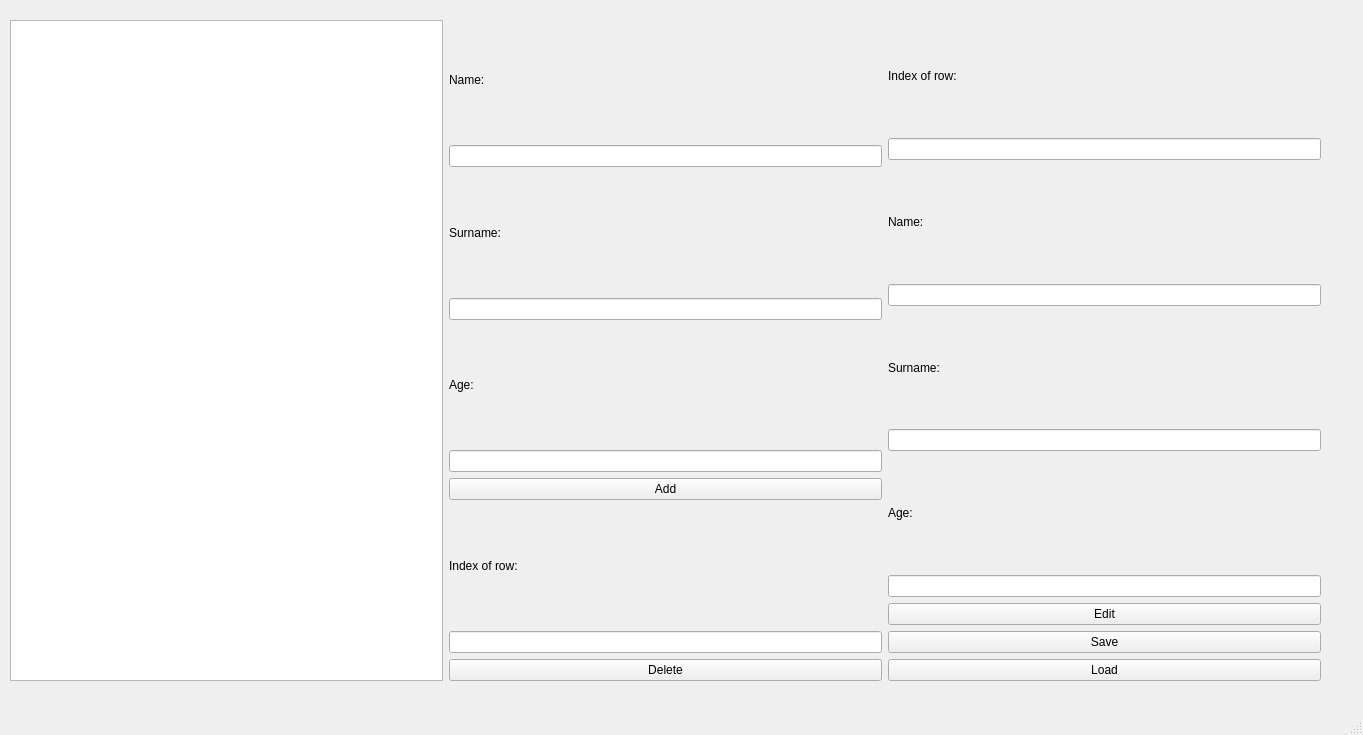
<?xml version="1.0" encoding="UTF-8"?>
<ui version="4.0">
 <class>MainWindow</class>
 <widget class="QMainWindow" name="MainWindow">
  <property name="geometry">
   <rect>
    <x>0</x>
    <y>0</y>
    <width>1363</width>
    <height>735</height>
   </rect>
  </property>
  <property name="windowTitle">
   <string>MainWindow</string>
  </property>
  <widget class="QWidget" name="centralwidget">
   <widget class="QWidget" name="gridLayoutWidget">
    <property name="geometry">
     <rect>
      <x>10</x>
      <y>20</y>
      <width>1311</width>
      <height>661</height>
     </rect>
    </property>
    <layout class="QGridLayout" name="gridLayout">
     <item row="0" column="1">
      <layout class="QVBoxLayout" name="verticalLayout">
       <item>
        <widget class="QLabel" name="label">
         <property name="text">
          <string>Name:</string>
         </property>
        </widget>
       </item>
       <item>
        <widget class="QLineEdit" name="nameLine"/>
       </item>
       <item>
        <widget class="QLabel" name="label_2">
         <property name="text">
          <string>Surname:</string>
         </property>
        </widget>
       </item>
       <item>
        <widget class="QLineEdit" name="surnameLine"/>
       </item>
       <item>
        <widget class="QLabel" name="label_3">
         <property name="text">
          <string>Age:</string>
         </property>
        </widget>
       </item>
       <item>
        <widget class="QLineEdit" name="ageLine"/>
       </item>
       <item>
        <widget class="QPushButton" name="addButton">
         <property name="text">
          <string>Add</string>
         </property>
        </widget>
       </item>
       <item>
        <widget class="QLabel" name="label_4">
         <property name="text">
          <string>Index of row:</string>
         </property>
        </widget>
       </item>
       <item>
        <widget class="QLineEdit" name="indexLine"/>
       </item>
       <item>
        <widget class="QPushButton" name="deleteButton">
         <property name="text">
          <string>Delete</string>
         </property>
        </widget>
       </item>
      </layout>
     </item>
     <item row="0" column="0">
      <widget class="QTableView" name="tableView"/>
     </item>
     <item row="0" column="2">
      <layout class="QVBoxLayout" name="verticalLayout_3">
       <item>
        <widget class="QLabel" name="label_8">
         <property name="text">
          <string>Index of row:</string>
         </property>
        </widget>
       </item>
       <item>
        <widget class="QLineEdit" name="indexLine_2"/>
       </item>
       <item>
        <widget class="QLabel" name="label_5">
         <property name="text">
          <string>Name:</string>
         </property>
        </widget>
       </item>
       <item>
        <widget class="QLineEdit" name="nameLine_2"/>
       </item>
       <item>
        <widget class="QLabel" name="label_6">
         <property name="text">
          <string>Surname:</string>
         </property>
        </widget>
       </item>
       <item>
        <widget class="QLineEdit" name="surnameLine_2"/>
       </item>
       <item>
        <widget class="QLabel" name="label_7">
         <property name="text">
          <string>Age:</string>
         </property>
        </widget>
       </item>
       <item>
        <widget class="QLineEdit" name="ageLine_2"/>
       </item>
       <item>
        <widget class="QPushButton" name="editButton">
         <property name="text">
          <string>Edit</string>
         </property>
        </widget>
       </item>
       <item>
        <layout class="QVBoxLayout" name="verticalLayout_2">
         <item>
          <widget class="QPushButton" name="saveButton">
           <property name="text">
            <string>Save</string>
           </property>
          </widget>
         </item>
         <item>
          <widget class="QPushButton" name="loadButton">
           <property name="text">
            <string>Load</string>
           </property>
          </widget>
         </item>
        </layout>
       </item>
      </layout>
     </item>
    </layout>
   </widget>
  </widget>
  <widget class="QStatusBar" name="statusbar"/>
  <action name="actionOpen_file">
   <property name="text">
    <string>Open file</string>
   </property>
  </action>
 </widget>
 <resources/>
 <connections/>
</ui>
